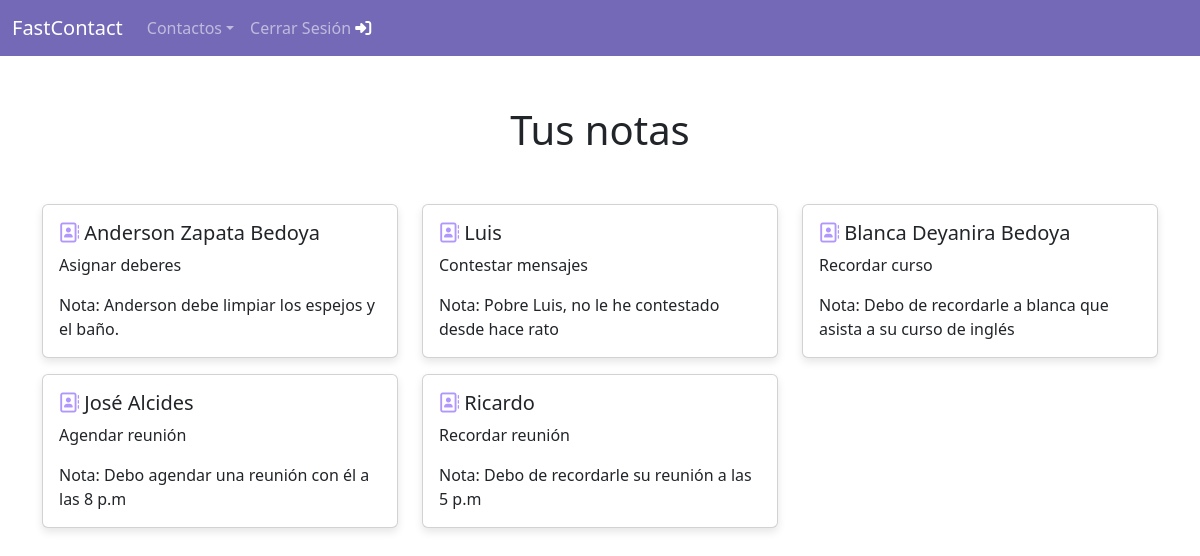
Before: /nota/ (signed in) with the older database file.
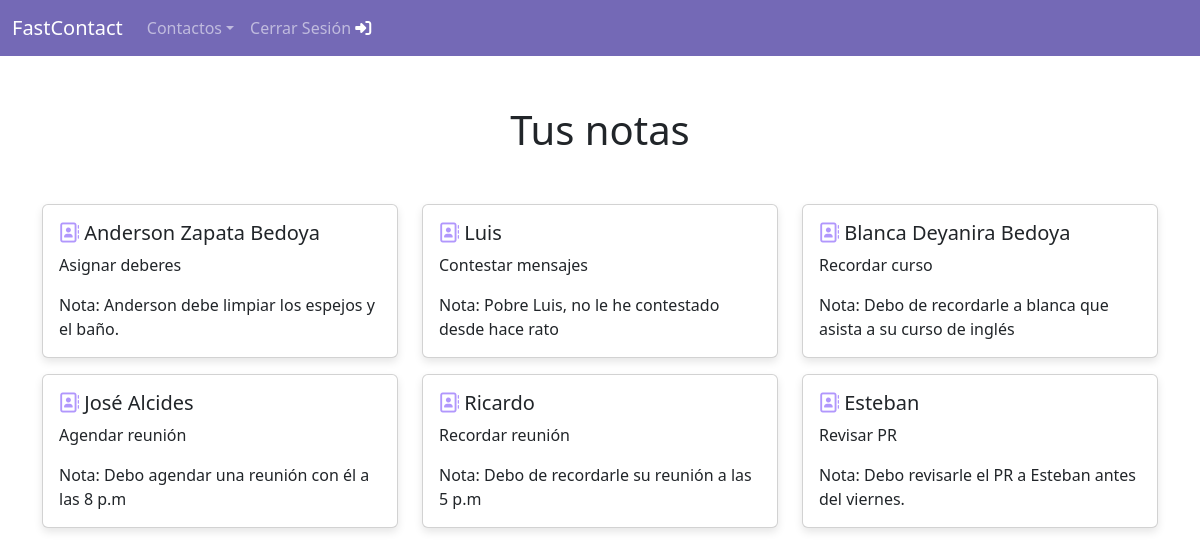
After: the same page with the newer database file.
### contactos/models.py (models this page shows)
class Contactos(models.Model):
    id = models.AutoField(primary_key=True)
    nombre = models.CharField(max_length=30, null=False)
    empresa = models.CharField(max_length=30, null=False)
    correo = models.CharField(max_length=50, null=False)
    telefono = models.CharField(max_length=15, null=False)
    direccion = models.CharField(max_length=60, null=True)
    titulo_nota = models.CharField(max_length=60, null=True, default='Sin titulo...')
    notas = models.TextField(null=True)

### contactos/views.py (the view)
# urls.py: path('nota/', views.note, name='nota'),
@login_required
def note(request):
    contactos_con_notas = Contactos.objects.exclude(notas__isnull=True)
    return render(request, 'notas.html', {'resultados': contactos_con_notas})

### contactos/templates/notas.html (shortened to what this page needs)
{% extends "layouts/base.html" %}
{% block content %}
<div class="container text-center">
    <h1>Tus notas</h1>
</div>
    <div class="container">
        <div class="row">
            {% for contacto in resultados %}
                <div class="col-md-4">
                    <div class="card mb-3">
                        <div class="card-body">
                            <h5 class="card-title"><i class="fa-regular fa-address-book" style="color: #B197FC;"></i> {{ contacto.nombre }}</h5>
                            <p class="card-text">{{ contacto.titulo_nota }}</p>
                            <p class="card-text">Nota: {{ contacto.notas }}</p>
                        </div>
                    </div>
                </div>
            {% endfor %}
        </div>
    </div>
{% endblock %}

Changed rows visible on the page:
added Contactos: nombre "Esteban", titulo_nota "Revisar PR", notas "Debo revisarle el PR a Esteban antes del viernes."
